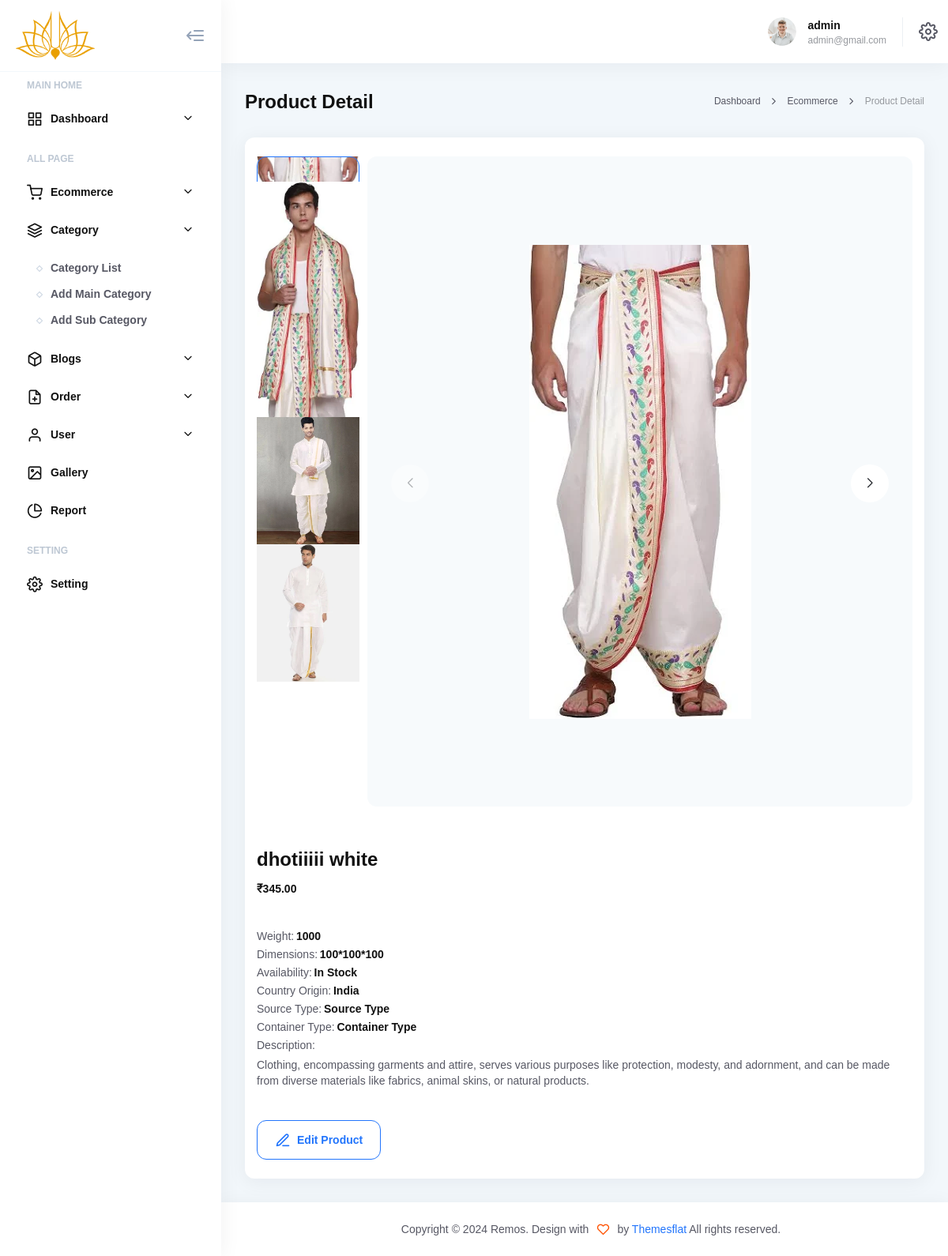
The page /admin/product-detail.php?id=5 (signed in) on the database its author committed.
### tables this page shows
CREATE TABLE `products` (
  `id` int(11) NOT NULL,
  `product_name` varchar(255) NOT NULL,
  `main_category` varchar(100) NOT NULL,
  `subcategory` varchar(100) NOT NULL,
  `description` text DEFAULT NULL,
  `availability` varchar(50) DEFAULT NULL,
  `weight` varchar(50) DEFAULT NULL,
  `dimensions` varchar(100) DEFAULT NULL,
  `country_origin` varchar(100) DEFAULT NULL,
  `source_type` varchar(100) DEFAULT NULL,
  `container_type` varchar(100) DEFAULT NULL,
  `has_multiple_units` tinyint(1) DEFAULT 0,
  `created_at` timestamp NOT NULL DEFAULT current_timestamp(),
  `updated_at` timestamp NOT NULL DEFAULT current_timestamp() ON UPDATE current_timestamp()
);

### admin/product-detail.php (the view, shortened to what this page needs)
<?php
include_once 'dbconnection.php';
$product_id = (int)$_GET['id'];
$query = "SELECT p.*,
          (SELECT MIN(price) FROM product_prices WHERE product_id = p.id) as single_price,
          (SELECT MIN(price) FROM product_units WHERE product_id = p.id) as min_unit_price
          FROM products p
          WHERE p.id = $product_id";
$result = mysqli_query($conn, $query);
$product = mysqli_fetch_assoc($result);
$price = isset($product['has_multiple_units']) && $product['has_multiple_units'] ? $product['min_unit_price'] : $product['single_price'];
$images_query = "SELECT image_path FROM product_images WHERE product_id = $product_id ORDER BY id ASC";
$images_result = mysqli_query($conn, $images_query);
$images = [];
while($img = mysqli_fetch_assoc($images_result)) {
    $images[] = $img['image_path'];
}
?>
<!DOCTYPE html>
<html xmlns="http://www.w3.org/1999/xhtml" xml:lang="en-US" lang="en-US">
<head>
    <link rel="stylesheet" type="text/css" href="css/animate.min.css">
    <link rel="stylesheet" type="text/css" href="css/animation.css">
    <link rel="stylesheet" type="text/css" href="css/bootstrap.css">
    <link rel="stylesheet" type="text/css" href="css/bootstrap-select.min.css">
    <link rel="stylesheet" type="text/css" href="css/swiper-bundle.min.css">
    <link rel="stylesheet" type="text/css" href="css/style.css">
    <link rel="stylesheet" href="font/fonts.css">
    <link rel="stylesheet" href="icon/style.css">
</head>
<body class="body">
    <div id="wrapper">
        <div id="page" class="">
           <div class="layout-wrap">
                <?php include('sidebar.php'); ?>
                <div class="section-content-right">
                    <?php include('topbar.php'); ?>
                    <div class="main-content">
                        <div class="main-content-inner">
                            <div class="main-content-wrap">
                                <div class="flex items-center flex-wrap justify-between gap20 mb-27">
                                    <h3>Product Detail</h3>
                                    <ul class="breadcrumbs flex items-center flex-wrap justify-start gap10">
                                        <li>
                                            <a href="index.php"><div class="text-tiny">Dashboard</div></a>
                                        </li>
                                        <li>
                                            <i class="icon-chevron-right"></i>
                                        </li>
                                        <li>
                                            <a href="#"><div class="text-tiny">Ecommerce</div></a>
                                        </li>
                                        <li>
                                            <i class="icon-chevron-right"></i>
                                        </li>
                                        <li>
                                            <div class="text-tiny">Product Detail</div>
                                        </li>
                                    </ul>
                                </div>
                                <div class="wg-box">
                                    <div class="tf-main-product section-image-zoom flex">
                                        <div class="tf-product-media-wrap">
                                            <div class="thumbs-slider">
                                                <div class="swiper tf-product-media-thumbs other-image-zoom" data-direction="vertical">
                                                    <div class="swiper-wrapper">
                                                        <?php foreach($images as $image): ?>
                                                        <div class="swiper-slide">
                                                            <div class="item">
                                                                <img src="<?php echo $image; ?>" alt="<?php echo htmlspecialchars($product['product_name']); ?>">
                                                            </div>
                                                        </div>
                                                        <?php endforeach; ?>
                                                    </div>
                                                </div>
                                                <div class="swiper tf-product-media-main" id="gallery-swiper-started">
                                                    <div class="swiper-wrapper" >
                                                        <?php foreach($images as $image): ?>
                                                        <div class="swiper-slide">
                                                            <div class="item">
                                                                <a href="<?php echo $image; ?>" target="_blank" data-pswp-width="500px" data-pswp-height="500px">
                                                                    <img class="tf-image-zoom" data-zoom="<?php echo $image; ?>" src="<?php echo $image; ?>" alt="<?php echo htmlspecialchars($product['product_name']); ?>">
                                                                </a>
                                                            </div>
                                                        </div>
                                                        <?php endforeach; ?>
                                                    </div>
                                                    <div class="swiper-button-next button-style-arrow thumbs-next"></div>
                                                </div>
                                            </div>
                                        </div>
                                        <div class="tf-product-info-wrap relative flex-grow">
                                            <div class="tf-product-info-list other-image-zoom">
                                                <div class="tf-product-info-title">
                                                    <h3><?php echo htmlspecialchars($product['product_name']); ?></h3>
                                                    <div class="price body-title">₹<?php echo number_format($price, 2); ?></div>
                                                </div>
                                                <div class="product-details mt-4">
                                                    <div class="mb-3">
                                                        <strong class="body-text">Weight:</strong>
                                                        <span class="body-title-2"><?php echo htmlspecialchars($product['weight']); ?></span>
                                                    </div>
                                                    <div class="mb-3">
                                                        <strong class="body-text">Dimensions:</strong>
                                                        <span class="body-title-2"><?php echo htmlspecialchars($product['dimensions']); ?></span>
                                                    </div>
                                                    <div class="mb-3">
                                                        <strong class="body-text">Availability:</strong>
                                                        <span class="body-title-2"><?php echo $product['availability']; ?></span>
                                                    </div>
                                                    <div class="mb-3">
                                                        <strong class="body-text">Country Origin:</strong>
                                                        <span class="body-title-2"><?php echo $product['country_origin']; ?></span>
                                                    </div>
                                                     <div class="mb-3">
                                                        <strong class="body-text">Source Type:</strong>
                                                        <span class="body-title-2"><?php echo $product['source_type']; ?></span>
                                                    </div>
                                                    <div class="mb-3">
                                                        <strong class="body-text">Container Type:</strong>
                                                        <span class="body-title-2"><?php echo $product['container_type']; ?></span>
                                                    </div>
                                                    <?php if(!empty($product['description'])): ?>
                                                    <div class="mb-3">
                                                        <strong class="body-text">Description:</strong>
                                                        <div class="mt-2 body-text"><?php echo nl2br(htmlspecialchars($product['description'])); ?></div>
                                                    </div>
                                                    <?php endif; ?>
                                                </div>
                                                <div class="mt-4">
                                                    <a href="edit-product.php?id=<?php echo $product_id; ?>" class="tf-button style-1">
                                                        <i class="icon-edit-3 mr-2"></i> Edit Product
                                                    </a>
                                                </div>
                                            </div>
                                        </div>
                                    </div>
                                </div>
                            </div>
                        </div>
                        <div class="bottom-page">
                            <div class="body-text">Copyright © 2024 Remos. Design with</div>
                            <i class="icon-heart"></i>
                            <div class="body-text">by <a href="https://themeforest.net/user/themesflat/portfolio">Themesflat</a> All rights reserved.</div>
                        </div>
                    </div>
                </div>
            </div>
        </div>
    </div>
</body>
</html>

### rows shown on the page
products: product_name "dhotiiiii white", weight "1000", dimensions "100*100*100", availability "In Stock", country_origin "India", source_type "Source Type", container_type "Container Type", description "Clothing, encompassing garments and attire, serves various purposes like protection, modesty, and adornment, and can be made from diverse materials like fabrics, animal skins, or natural products."

### other values the page prints
$username "admin"
$email "admin@gmail.com"
$price "345.00"
